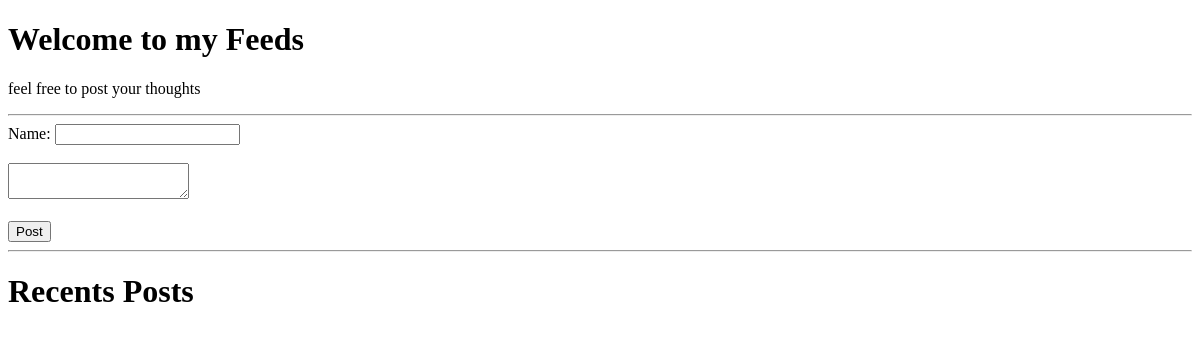
Before: /feeds/ with the older database file.
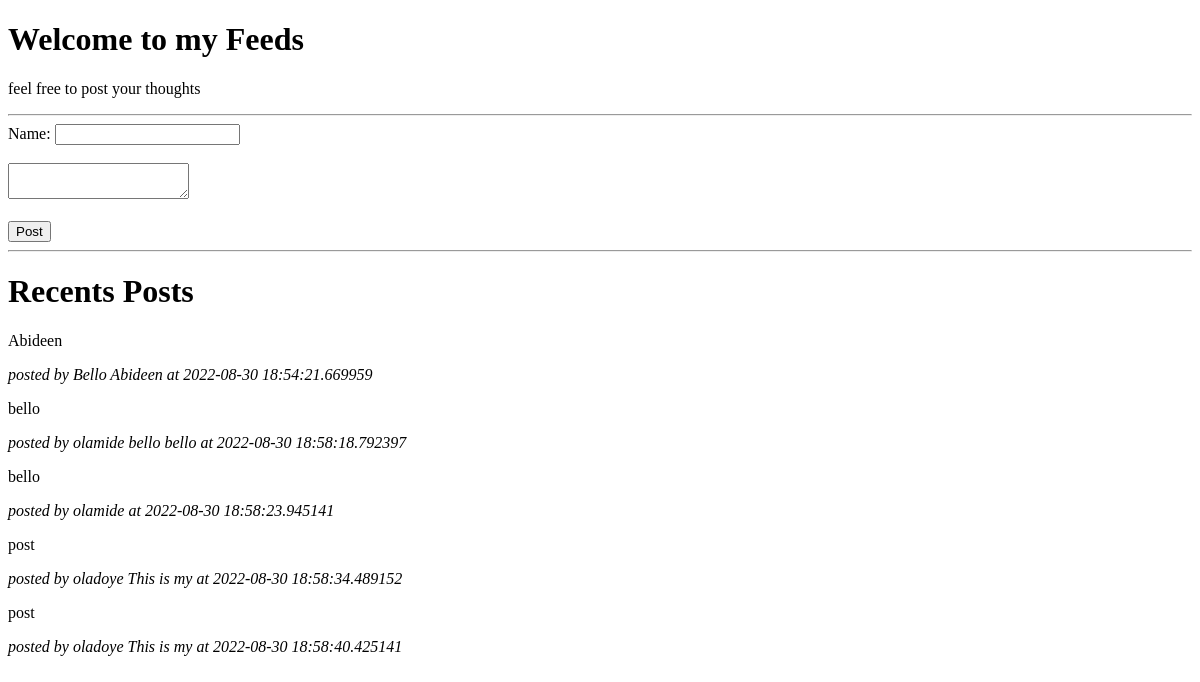
After: the same page with the newer database file.
### feeds/models.py (models this page shows)
class Posts(models.Model):
    name = models.CharField(max_length=40)
    post = models.CharField(max_length=1000)
    time = models.CharField(max_length=500)

### feeds/views.py (the view)
# urls.py: path('', views.index, name='index'),
def index(request):
    posts = Posts.objects.all().values()
    template = loader.get_template('post.html')
    context = {
        'allposts': posts,
    }
    return HttpResponse(template.render(context, request))

### feeds/templates/post.html (shortened to what this page needs)
<!DOCTYPE html>
<html lang="en">
<head>
</head>
<body>
    <h1>Welcome to my Feeds</h1>
    <p>feel free to post your thoughts</p>
    <hr>
    <form action="add_post/" method="post">
        Name: <input type="text" name="name">
        <br><br>
        <textarea name="post"></textarea>
        <br><br>
        <input type="submit" value="Post">
    </form>
    <hr>
    <h1>Recents Posts</h1>
    {% for x in allposts %}
    <p>{{ x.post }}</p>
    <p><i>posted by {{ x.name }} at {{ x.time }}</i></p>
    {% endfor %}
</body>
</html>

Changed rows visible on the page:
added Posts: post "Abideen", name "Bello Abideen", time "2022-08-30 18:54:21.669959"
added Posts: post "bello", name "olamide bello bello", time "2022-08-30 18:58:18.792397"
added Posts: post "bello", name "olamide", time "2022-08-30 18:58:23.945141"
added Posts: post "post", name "oladoye This is my", time "2022-08-30 18:58:34.489152"
added Posts: post "post", name "oladoye This is my", time "2022-08-30 18:58:40.425141"
